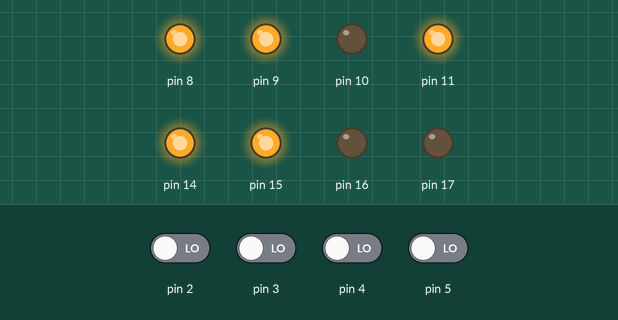
Recording of a sketch running on a simulated Arduino Uno, built with avr-gcc and run on an emulated ATmega328P. Shown: output pins drawn as LEDs (lit = HIGH). The test bench sets the inputs (shaded band); at power-on: pin 2–5 LOW. What the sketch prints to the serial monitor is not drawn.

Above: at 1.2 s.
1.3 s: pin 2 driven HIGH
At 2.5 s:
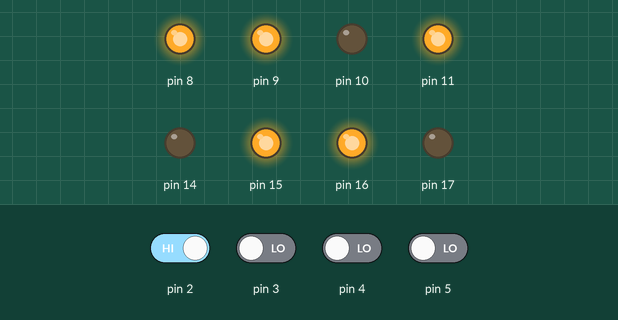
2.8 s: pin 3 driven HIGH
At 3.7 s:
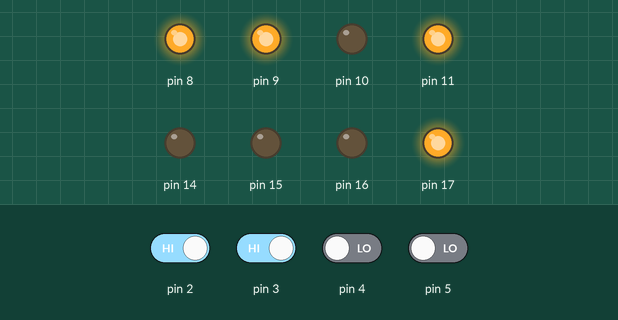
4.3 s: pin 5 driven HIGH
At 4.7 s:
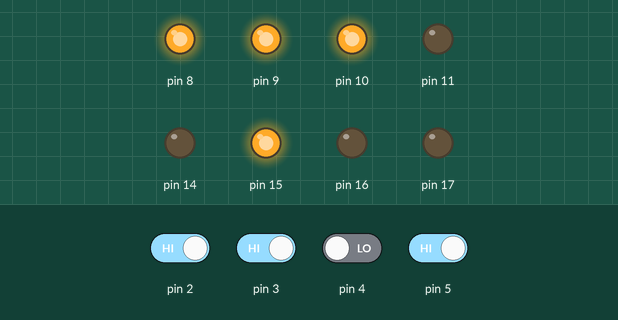
5.8 s: pin 4 driven HIGH
At 7.0 s:
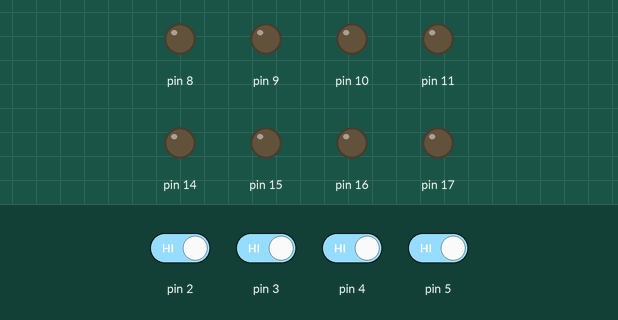
7.3 s: pin 2 driven LOW
At 8.2 s:
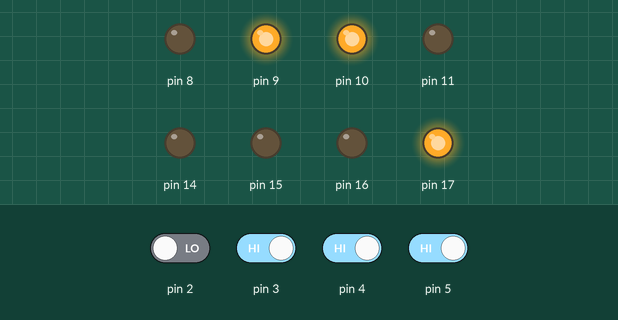
8.8 s: pin 3 driven LOW
At 9.4 s:
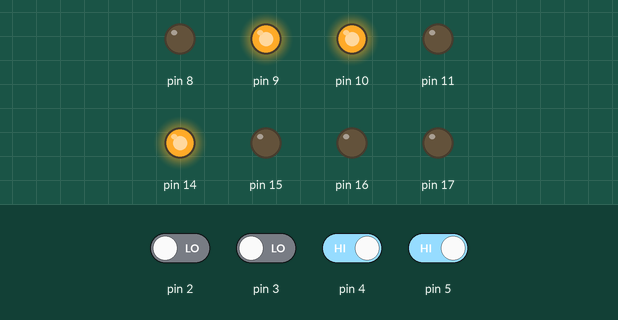
Timing chart, 0 to 11.3 s (numbered marks = the images above; inputs shaded):
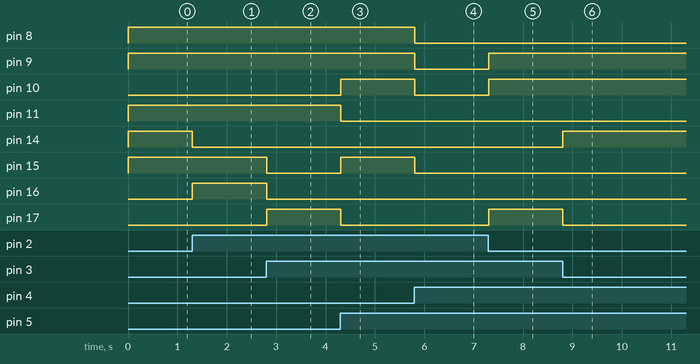

Measured:
- after the input at 1.3 s, pin 14: HIGH → LOW at once; pin 16: LOW → HIGH at once
- after the input at 2.8 s, pin 15, pin 16: HIGH → LOW at once; pin 17: LOW → HIGH at once
- after the input at 4.3 s, pin 10, pin 15: LOW → HIGH at once; pin 11, pin 17: HIGH → LOW at once
- after the input at 5.8 s, pin 8–10, pin 15: HIGH → LOW at once
- after the input at 7.3 s, pin 9, pin 10, pin 17: LOW → HIGH at once
- after the input at 8.8 s, pin 14: LOW → HIGH at once; pin 17: HIGH → LOW at once

The sketch:

light_leds.ino
```cpp
unsigned char rom[] = {
  // サンプルプログラム1: LEDちかちか
  B10110011, // OUT 0011
  B10110110, // OUT 0110
  B10111100, // OUT 1100
  B10111000, // OUT 1000
  B10111000, // OUT 1000
  B10111100, // OUT 1100
  B10110110, // OUT 0110
  B10110011, // OUT 0011
  B10110001, // OUT 0001
  B11110000, // JMP 0000
};

void setup() {
  Serial.begin(9600);
  DDRB = DDRB | B00001111;
  DDRC = DDRC | B00001111;
}

void loop() {
  // アドレス入力 D5 D4 D3 D2 番ピン（右が最下位ビット）
  // データ出力   D11 D10 D9 D8 A3 A2 A1 A0 番ピン（右が最下位ビット）
  unsigned char addr = (PIND & B00111100)>>2;
  Serial.println(addr);

  PORTC = (PORTC & B11110000) | (rom[addr] & B00001111);
  PORTB = (PORTB & B11110000) | ((rom[addr] & B11110000)>>4);
}
```
